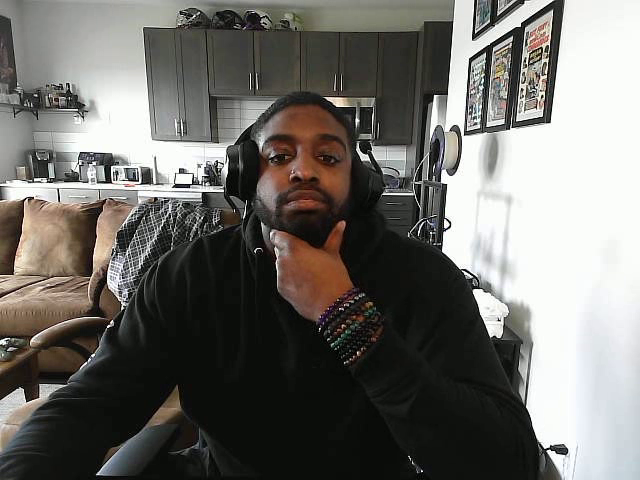
#> input picture frame 15 of video.mp4, 640 x 480 px, given in place of the camera
$ python main.py
#> lines starting #> are read from the running program, lines starting #| are printed output that depends on the picture; after the words box and inside, x2 and y2 are one past the last pixel; in counts of white or black regions, pixels touching at a corner belong together
import time
import datetime

try:
    import cv2
except:
    print("please pip install opencv-python")

## Gets and opens your web cam
capture = cv2.VideoCapture(0)
detection = False
detection_stop_time = None
start_timer = False
recording = True
SECONDS_TO_RECORD_AFTER_DETECTION = 6

## Setting a classifier and poniting to the training models that detehced faces and bodies
face_cascade = cv2.CascadeClassifier(cv2.data.haarcascades + "haarcascade_frontalface_default.xml")
body_cascade = cv2.CascadeClassifier(cv2.data.haarcascades + "haarcascade_fullbody.xml")
## Making sure the video size is the same as the capture size
frame_size = (int(capture.get(3)), int(capture.get(4)))
vid_format = cv2.VideoWriter_fourcc(*"mp4v")

## While webcam is open we are going to read a frame by frame from our camarea
while True:
    _, frame = capture.read()
#> frame is the input picture: shape (480, 640, 3); mean B, G, R 104.7, 109.2, 110.9
    grayscale = cv2.cvtColor(frame, cv2.COLOR_BGR2GRAY)
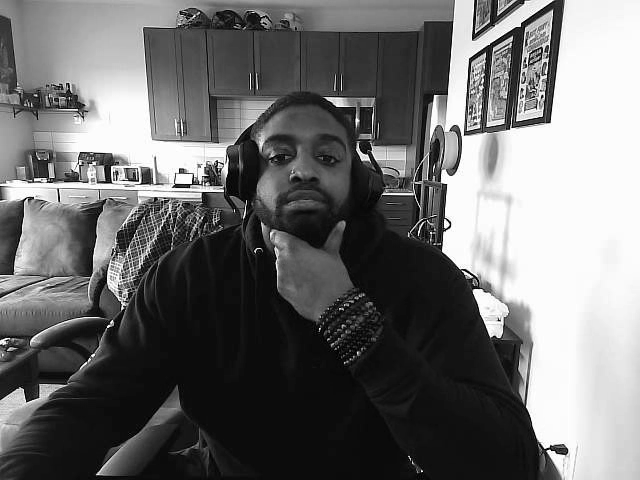
#> grayscale: shape (480, 640); min 0, max 255, mean 109.1
    faces = face_cascade.detectMultiScale(grayscale, 1.2, 5)
#> faces = ()
    bodies = body_cascade.detectMultiScale(grayscale, 1.2, 5)
#> bodies = ()

    if len(faces) + len(bodies) > 0:
        if detection:
            start_timer = False
        else:
            detection = True
            current_time = datetime.datetime.now().strftime("%d-%m-%Y-%H-%M-%S")
            vid_output = cv2.VideoWriter(f"recordings/{current_time}.mp4", vid_format, 20, frame_size)
            print("Started Recording..........")

    elif detection:
        if start_timer:
            if time.time() - detection_stop_time >= SECONDS_TO_RECORD_AFTER_DETECTION:
                detection = False
                start_timer = False
                vid_output.release()
                print("Stop recording")
        else:
            start_timer = True
            detection_stop_time = time.time()

    if detection:
        vid_output.write(frame)

 ## This will draw the rectangles on the color scale for the data it get from the gray scale
    for (x, y, width, height) in faces:
        cv2.rectangle(frame, (x, y), (x + width, y + height), (79, 105, 213), 3)
#> this loop made 0 passes

    cv2.imshow("Camera", frame)

    if cv2.waitKey(1) == ord('s'):
#> (key Esc is pressed here)
        break
#save vid
vid_output.release()
capture.release()
cv2.destroyAllWindows()

$ run again, starting later in the video
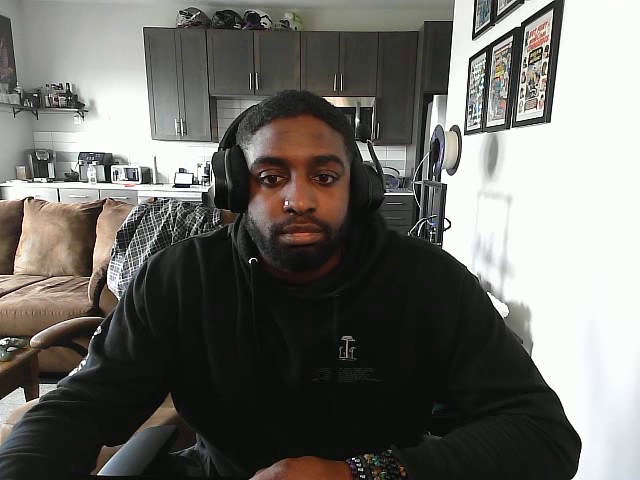
#> input picture frame 70 of video.mp4, 640 x 480 px, given in place of the camera
#> frame is the input picture: shape (480, 640, 3); mean B, G, R 104.2, 108.4, 110.1
#> `grayscale = cv2.cvtColor(frame, cv2.COLOR_BGR2GRAY)`:
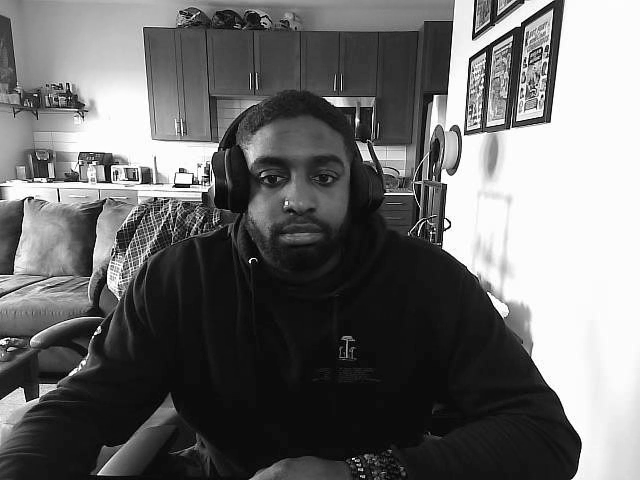
#> grayscale: shape (480, 640); min 0, max 255, mean 108.4
#> faces = [[223, 120, 150, 150]]
#> bodies = ()
#> the loop `for (x, y, width, height) in faces:` made 1 pass
#> after the loop `for (x, y, width, height) in faces:`:
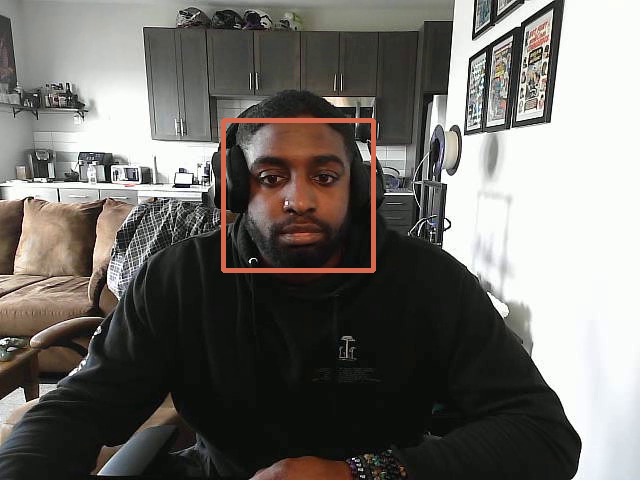
#> frame: shape (480, 640, 3); 0.97% of pixels changed, all inside (x1, y1, x2, y2) = (221, 118, 376, 273)

$ run again, starting later in the video
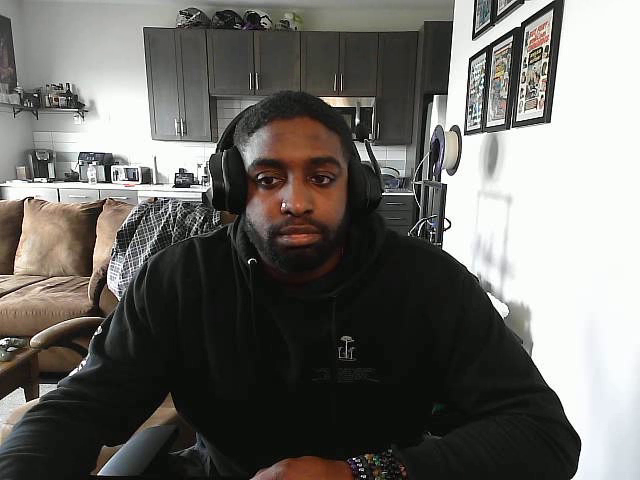
#> input picture frame 124 of video.mp4, 640 x 480 px, given in place of the camera
#> frame is the input picture: shape (480, 640, 3); mean B, G, R 103.1, 107.3, 108.9
#> `grayscale = cv2.cvtColor(frame, cv2.COLOR_BGR2GRAY)`:
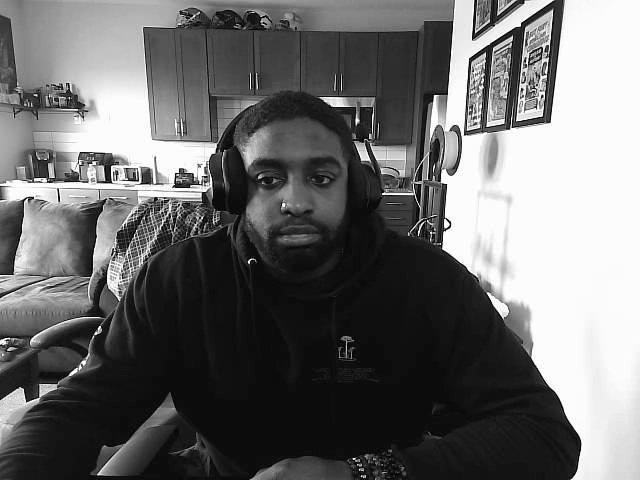
#> grayscale: shape (480, 640); min 0, max 255, mean 107.2
#> faces = [[227, 126, 135, 135]]
#> bodies = ()
#> the loop `for (x, y, width, height) in faces:` made 1 pass
#> after the loop `for (x, y, width, height) in faces:`:
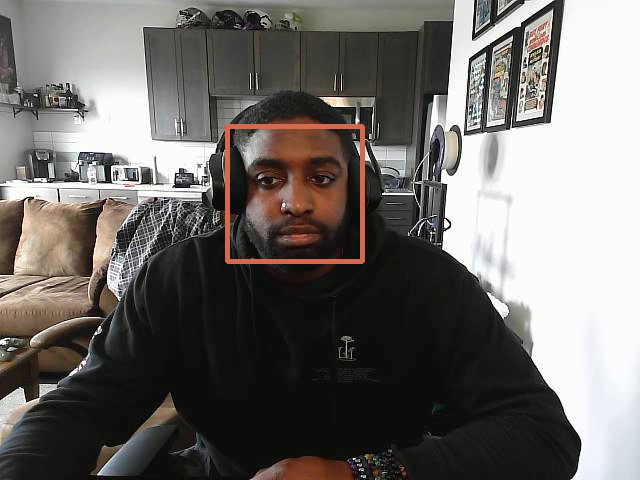
#> frame: shape (480, 640, 3); 0.88% of pixels changed, all inside (x1, y1, x2, y2) = (225, 124, 365, 264)
